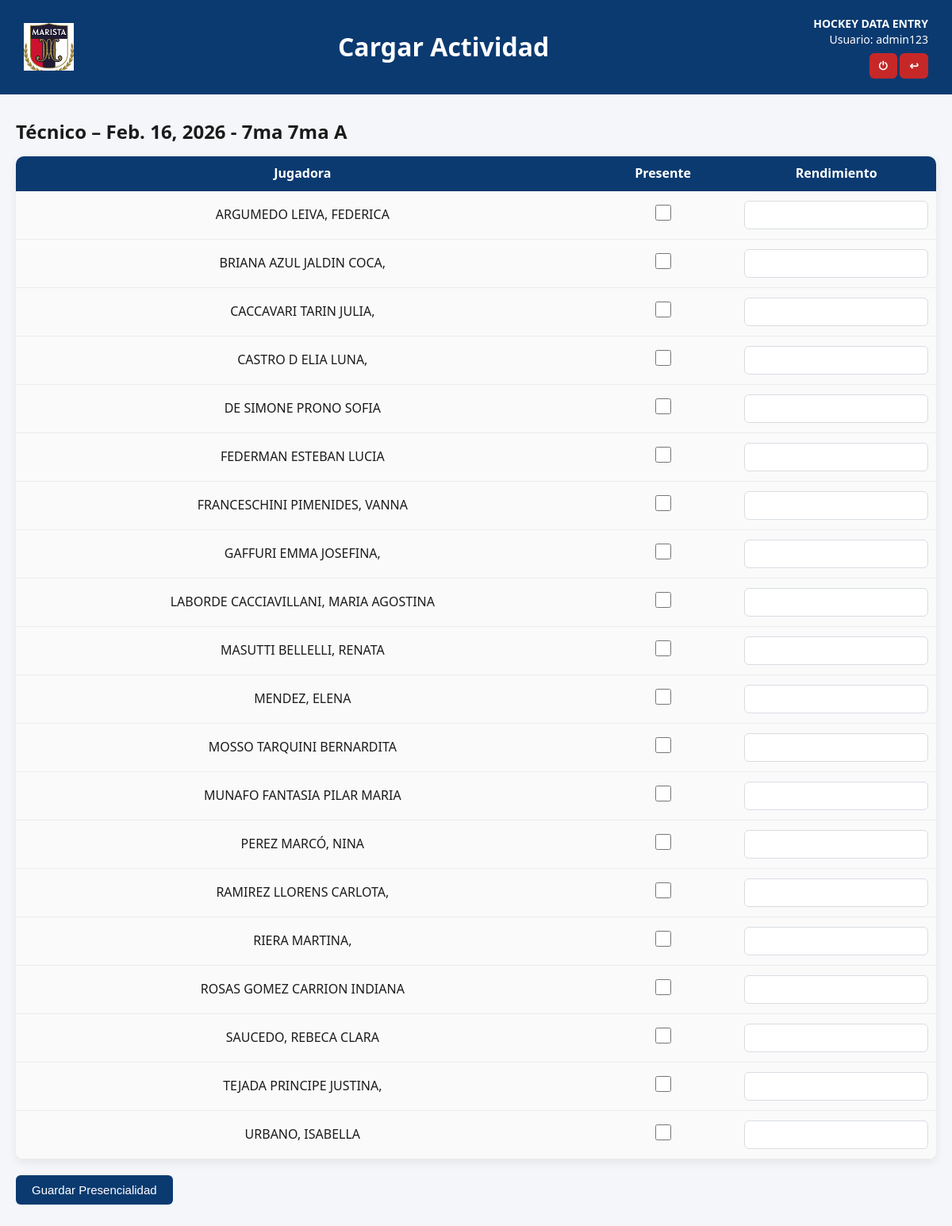
Screenshot of /actividad/138/presencialidad-jugadoras/ (signed in) with the database file from the repository.
### app_club/models.py (models this page shows, shortened)
class Actividad(models.Model):
    TIPO = [
        ('Técnico', 'Técnico'),
        ('Físico', 'Físico'),
        ('Partido', 'Partido'),
        ('Otra', 'Otra'),
    ]
    tipo = models.CharField(max_length=20, choices=TIPO)
    fecha = models.DateField()
    hora_inicio = models.TimeField()
    hora_fin = models.TimeField()
    division = models.ForeignKey(Division, on_delete=models.CASCADE)
    rama = models.ForeignKey(Rama, on_delete=models.CASCADE)
    sede = models.ForeignKey(
        Sede,
        on_delete=models.PROTECT,
        related_name="actividades",
        null=True,      # 👈 CLAVE
        blank=True
    )
    entrenadores = models.ManyToManyField(Entrenador, blank=True)
    ayudantes = models.ManyToManyField(Ayudante, blank=True)
    pfs = models.ManyToManyField(PF, blank=True)
    managers = models.ManyToManyField(Manager, blank=True)
    creado_por = models.ForeignKey(User, on_delete=models.SET_NULL, null=True, blank=True, related_name="actividades_creadas")
    creado_el = models.DateTimeField(default=timezone.now)
    modificado_por = models.ForeignKey(User, on_delete=models.SET_NULL, null=True, blank=True, related_name="actividades_modificadas")
    modificado_el = models.DateTimeField(auto_now=True)

class Rama(models.Model):
    nombre = models.CharField(max_length=10)   # "A", "B", "C"
    division = models.ForeignKey(Division, on_delete=models.CASCADE)
    def __str__(self):
        return f"{self.division.nombre} {self.nombre}"

class Division(models.Model):
    nombre = models.CharField(max_length=20)   # Ej: "6ta", "5ta", "7ma"

class Jugadora(models.Model):
    nombre = models.CharField(max_length=100)
    nro_socio = models.CharField(max_length=20, blank=True, null=True)
    anio_nacimiento = models.IntegerField()
    division = models.ForeignKey(Division, on_delete=models.SET_NULL, null=True, blank=True)
    rama = models.ForeignKey(Rama, on_delete=models.SET_NULL, null=True, blank=True)

### app_club/views.py (the view, shortened to what this page needs)
# urls.py: path("actividad/<int:id>/presencialidad-jugadoras/",views.carga_presencialidad_jugadora,
@login_required
def carga_presencialidad_jugadora(request, id):
    actividad = get_object_or_404(Actividad, pk=id)
    jugadoras = Jugadora.objects.filter(
        division=actividad.division,
        rama=actividad.rama
    )
    return render(
        request,
        "app_club/presencialidad_jugadoras.html",
        {
            "actividad": actividad,
            "jugadoras": jugadoras,
        }
    )

### app_club/templates/app_club/presencialidad_jugadoras.html (shortened to what this page needs)
<!DOCTYPE html>
<html lang="es">
{% load static %}
<head>
    <link rel="stylesheet" href="{% static 'app_club/css/style_actividad.css' %}">
</head>
<body>
<div class="header">
    <img src="{% static 'img/logo_club.png' %}" alt="Logo">
    <h1> Cargar Actividad</h1>
    <div class="right-info">
        <div><strong>HOCKEY DATA ENTRY</strong></div>
        <div>Usuario: {{ user.username }}</div>
         <div>
            <a href="{% url 'logout' %}" class="logout-link">⏻</a>
            <a href="{% url 'app_club:areas' %}" class="logout-link">↩</a>
        </div>
    </div>
</div>
<div class="contenedor-tabla">
    <div class="card-presencialidad">
        {% if actividad %}
            <h2>{{ actividad.tipo }} – {{ actividad.fecha }} - {{ actividad.rama }}</h2>
            <form method="post" action="{% url 'app_club:presencialidad_jugadoras' actividad.id %}">
                <table class="base-table">
                    <thead>
                        <tr>
                            <th>Jugadora</th>
                            <th>Presente</th>
                            <th>Rendimiento</th>
                        </tr>
                    </thead>
                    <tbody>
                        {% for j in jugadoras %}
                        <tr>
                            <td>{{ j.nombre }}</td>
                            <td>
                                <input type="checkbox" class="chk"
                                       name="presente_{{ j.id }}">
                            </td>
                            <td>
                                <input type="number" class="rend"
                                       name="rendimiento_{{ j.id }}"
                                       min="1" max="10">
                            </td>
                        </tr>
                        {% endfor %}
                    </tbody>
                </table>
                <button type="submit" class="btn">Guardar Presencialidad</button>
            </form>
        {% else %}
            <div class="no-actividad">
                NO HAY ACTIVIDAD CARGADA
            </div>
        {% endif %}
    </div>
</div>
</body>
</html>

### app_club/static/app_club/css/style_actividad.css (style rules this page uses)
* { box-sizing: border-box; margin: 0; padding: 0; }
body { font-family: "Segoe UI", Arial, sans-serif; background: #F4F6F9; color: #1B1B1B; line-height: 1.4; }
.header { background: #0B3A70; color: white; padding: 20px 30px; display: flex; align-items: center; justify-content: space-between; }
.header img { height: 60px; }
.header h1 { font-size: 32px; font-weight: 700; flex: 1; text-align: center; }
.right-info { text-align: right; font-size: 14px; }
.logout-link { margin-top: 8px; display: inline-block; background: #C62828; color: white; padding: 6px 12px; border-radius: 6px; text-decoration: none; font-weight: bold; }
.contenedor-tabla { max-width: 1200px; margin: 30px auto; padding: 0 20px; }
input[type="text"], input[type="date"], input[type="number"], select { width: 100%; padding: 9px 10px; border: 1px solid #D8DDE3; border-radius: 6px; background: white; font-size: 14px; }
.base-table { width: 100%; border-collapse: collapse; margin-top: 15px; border-radius: 10px; overflow: hidden; box-shadow: 0 4px 12px rgba(0,0,0,0.07); }
.base-table th { background: #0B3A70; color: white; padding: 12px; text-align: center; white-space: normal; word-break: break-word; line-height: 1.2; }
.base-table thead th { background: #0B3A70; color: #ffffff; padding: 12px 10px; font-size: 16px; font-weight: 600; text-align: center; line-height: 1.2; white-space: normal; word-break: break-word; }
.base-table td { padding: 12px 10px; font-size: 16px; text-align: center; background: #FAFAFA; border-bottom: 1px solid #ECECEC; }
.chk { width: 20px; height: 20px; accent-color: #0B3A70; }
.rend { width: 70px; padding: 6px; text-align: center; border: 1px solid #D8DDE3; border-radius: 6px; }
.btn { background: #0B3A70; color: white; border: none; padding: 10px 20px; border-radius: 6px; cursor: pointer; font-size: 15px; margin-top: 20px; }

### rows the page displays
Actividad: tipo "Técnico", fecha "Feb. 16, 2026", rama "7ma 7ma A"
Jugadora: nombre "ARGUMEDO LEIVA, FEDERICA"
Jugadora: nombre "BRIANA AZUL JALDIN COCA,"
Jugadora: nombre "CACCAVARI TARIN JULIA,"
Jugadora: nombre "CASTRO D ELIA LUNA,"
Jugadora: nombre "DE SIMONE PRONO SOFIA"
Jugadora: nombre "FEDERMAN ESTEBAN LUCIA"
Jugadora: nombre "FRANCESCHINI PIMENIDES, VANNA"
Jugadora: nombre "GAFFURI EMMA JOSEFINA,"
Jugadora: nombre "LABORDE CACCIAVILLANI, MARIA AGOSTINA"
Jugadora: nombre "MASUTTI BELLELLI, RENATA"
Jugadora: nombre "MENDEZ, ELENA"
Jugadora: nombre "MOSSO TARQUINI BERNARDITA"
Jugadora: nombre "MUNAFO FANTASIA PILAR MARIA"
Jugadora: nombre "PEREZ MARCÓ, NINA"
Jugadora: nombre "RAMIREZ LLORENS CARLOTA,"
Jugadora: nombre "RIERA MARTINA,"
Jugadora: nombre "ROSAS GOMEZ CARRION INDIANA"
Jugadora: nombre "SAUCEDO, REBECA CLARA"
Jugadora: nombre "TEJADA PRINCIPE JUSTINA,"
Jugadora: nombre "URBANO, ISABELLA"

### other values shown
{{ user.username }} "admin123"
